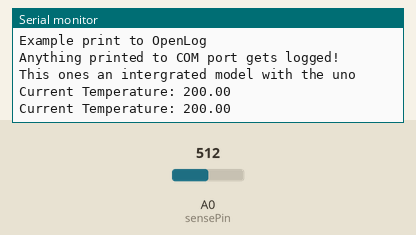
Recording of a sketch running on a simulated Arduino Pro Mini, built with avr-gcc and run on an emulated ATmega328P. Shown: the last lines printed to the serial monitor. The test bench sets the inputs (shaded band); at power-on: A0 (sensePin) = 512.

Above: at 1.2 s.
1.3 s: A0 (sensePin) set to 716
At 2.6 s:
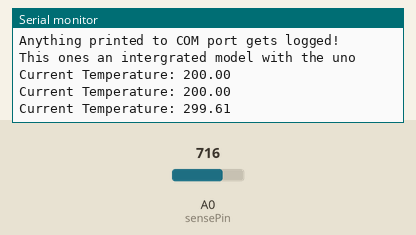
2.8 s: A0 (sensePin) set to 900
At 3.9 s:
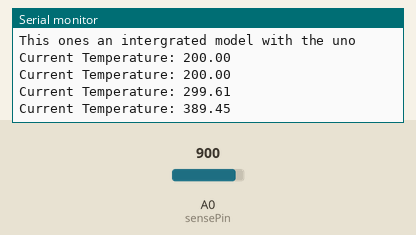
Timing chart, 0 to 5.8 s (numbered marks = the images above; inputs shaded):
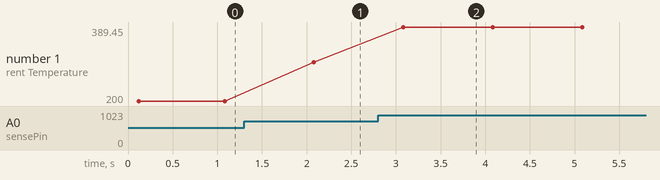

The sketch:

readTempSensorPrintOnSerialMonitor.ino
```cpp
// (licence header left out)
int sensePin = A0;  //This is the Arduino Pin that will read the sensor output
int sensorInput;    //The variable we will use to store the sensor input
double temp;        //The variable we will use to store temperature in degrees.


void setup() {
   Serial.begin(9600);

  Serial.println("Example print to OpenLog");
  Serial.println("Anything printed to COM port gets logged!");
  Serial.println("This ones an intergrated model with the uno");

}

void loop() {
  // put your main code here, to run repeatedly:
  sensorInput = analogRead(A0);    //read the analog sensor and store it
  temp = (double)sensorInput / 1024;       //find percentage of input reading
  temp = temp * 5;                 //multiply by 5V to get voltage
  temp = temp - 0.5;               //Subtract the offset
  temp = temp * 100;               //Convert to degrees

  Serial.print("Current Temperature: ");
  Serial.println(temp);

  delay(1000);
}
```

Measured:
- after the input at 1.3 s, the serial monitor: prints a new line after 0.78 s (image 1)
- after the input at 2.8 s, the serial monitor: prints a new line after 0.28 s (image 2)
- plotted number 1: 200 → 299.61 after the input at 1.3 s, 299.61 → 389.45 after the input at 2.8 s
